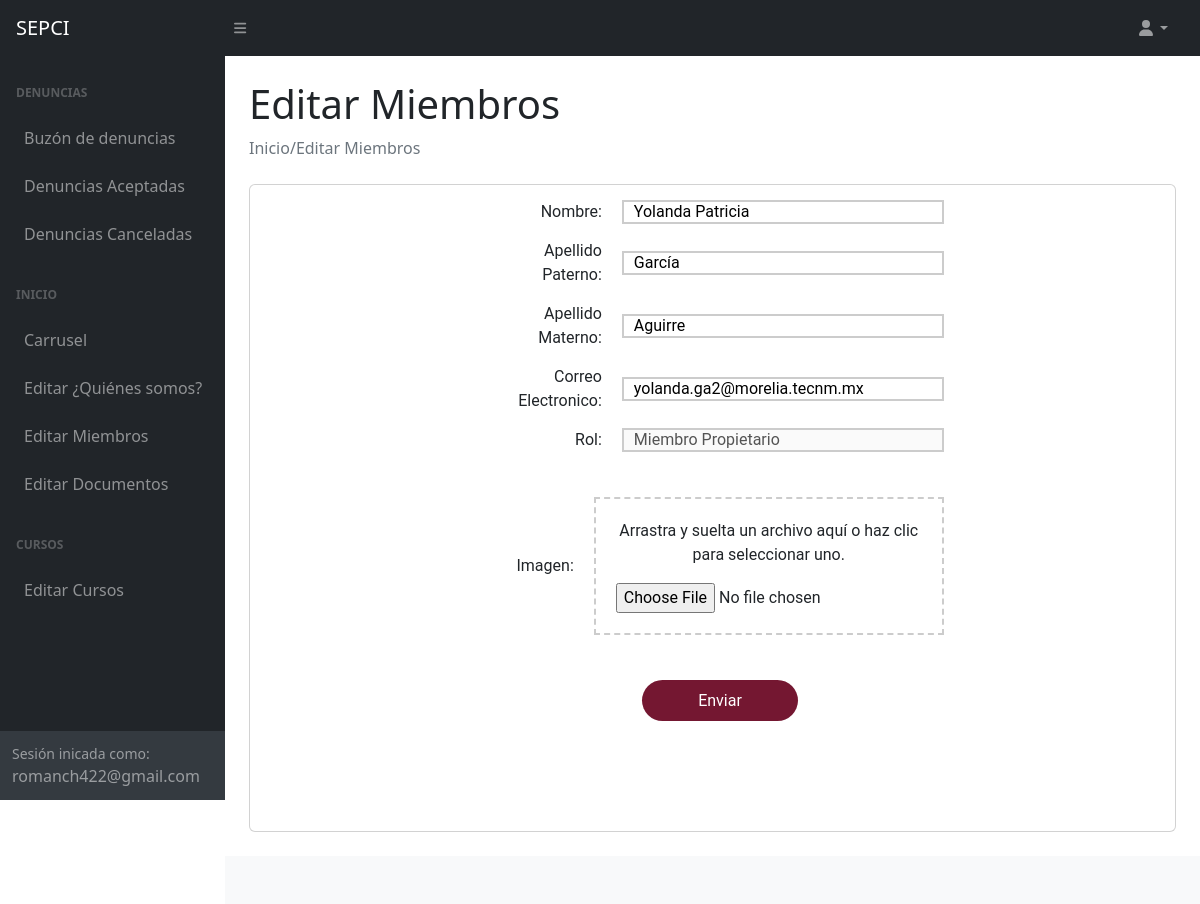
Screenshot of /Admin/Panel/EditarMienbros.php?id=8 (signed in) with the database file from the repository.
### tables this page shows
CREATE TABLE `members` (
  `id_members` int(11) NOT NULL,
  `names` varchar(80) NOT NULL,
  `middle_name` varchar(50) NOT NULL,
  `last_name` varchar(50) NOT NULL,
  `mail` varchar(50) NOT NULL,
  `rol` varchar(50) NOT NULL,
  `root_image` varchar(100) NOT NULL
);

### php/DBManager/open.php (called while the page is built, shortened)
<?php
    if(isset($_SESSION['name'])){
        return $sesion=true;
    }else{
        return $sesion=false;
    }
?>

### php/DBManager/DBManager.php (called while the page is built, shortened)
<?php
class DBManager
{
    private function open()
    {
        $link = mysqli_connect("127.0.0.1", "root", null, "sepci") or die('Error connecting to Data Base');
        return $link;
    }
    public function showEachMembers($id)
    {
        $link = $this->open();
        $sql = "SELECT names, middle_name, last_name, mail, rol, root_image FROM members WHERE id_members=?";
        $query = mysqli_prepare($link, $sql) or die("Error at login");
        $query->bind_param("s", $id);
        $query->execute();
        $result = mysqli_stmt_get_result($query);
        return $result;
    }
    }
?>

### php/DBManager/endPointEachMembers.php (called while the page is built)
<?php
class member{
    public function showMember($id){
        require_once 'DBManager.php';
        $db = new DBMAnager();
        $data = $db->showEachMembers($id);
        return $data;
    }
}
?>

### Admin/Panel/EditarMienbros.php (the view, shortened to what this page needs)
<?php
include("../../php/DBManager/open.php");
if ($sesion) {
    ?>
<!DOCTYPE html>
<html lang="es">
<head>
    <link href="https://cdn.jsdelivr.net/npm/simple-datatables@7.1.2/dist/style.min.css" rel="stylesheet" />
    <link href="css/styles.css" rel="stylesheet" />
    <link rel="stylesheet" href="css/EditMienbros.css" />
</head>
<body class="sb-nav-fixed">
    <nav class="sb-topnav navbar navbar-expand navbar-dark bg-dark">
        <a class="navbar-brand ps-3" href="index.html">SEPCI</a>
        <button class="btn btn-link btn-sm order-1 order-lg-0 me-4 me-lg-0" id="sidebarToggle" href="#!"><i
                class="fas fa-bars"></i></button>
        <ul class="navbar-nav ms-auto ms-md-8 me-3 me-lg-4">
            <li class="nav-item dropdown">
                <a class="nav-link dropdown-toggle" id="navbarDropdown" href="#" role="button" data-bs-toggle="dropdown"
                    aria-expanded="false"><i class="fas fa-user fa-fw"></i></a>
            </li>
        </ul>
    </nav>
    <div id="layoutSidenav">
        <div id="layoutSidenav_nav">
            <nav class="sb-sidenav accordion sb-sidenav-dark" id="sidenavAccordion">
                <div class="sb-sidenav-menu">
                    <div class="nav">
                        <div class="sb-sidenav-menu-heading">Denuncias</div>
                        <a class="nav-link" href="index.php">
                            Buzón de denuncias
                        </a>
                        <a class="nav-link" href="complaintAcept.php">
                            Denuncias Aceptadas
                        </a>
                        <a class="nav-link" href="complaintCancel.php">
                            Denuncias Canceladas
                        </a>
                        <div class="sb-sidenav-menu-heading">Inicio</div>
                        <a class="nav-link" href="SliderCRUD.php">
                            Carrusel
                        </a>
                        <a class="nav-link" href="QuienesSomos.php">
                            Editar ¿Quiénes somos?
                        </a>
                        <a class="nav-link" href="Miembros.php">
                            Editar Miembros
                        </a>
                        <a class="nav-link" href="EditarDocumentos.php">
                            Editar Documentos
                        </a>
                        <div class="sb-sidenav-menu-heading">Cursos</div>
                        <a class="nav-link" href="charts.html">
                            Editar Cursos
                        </a>
                    </div>
                </div>
                <div class="sb-sidenav-footer">
                    <div class="small">Sesión inicada como:</div>
                    <?php echo $_SESSION['name']; ?>
                </div>
            </nav>
        </div>
        <div id="layoutSidenav_content">
            <main>
                <div class="container-fluid px-4">
                    <h1 class="mt-4">Editar Miembros</h1>
                    <ol class="breadcrumb mb-4">
                        <li class="breadcrumb-item active">Inicio/Editar Miembros</li>
                    </ol>
                    <div class="card mb-4">
                        <section class="seccion">
                            <?php
                                include_once '../../php/DBManager/endPointEachMembers.php';
                                $obj = new member();
                                $data = $obj->showMember($_REQUEST['id']);
                                $row = $data->fetch_row();
                                ?>
                            <form method="POST" enctype="multipart/form-data" role="form"
                                action="../../php/DBManager/actionEditMembers.php?id=<?php echo $_REQUEST['id'] ?>">
                                <div class="contenedor">
                                    <div class="conten_input">
                                        <div class="columna">
                                            <label for="name">Nombre: </label>
                                            <input type="text" class="input" name="name" id="celdaTexto"
                                                value="<?php echo $row[0]; ?>" />
                                        </div>
                                        <div class="columna">
                                            <label for="phone">Apellido Paterno: </label>
                                            <input type="text" class="input" name="middle"
                                                value="<?php echo $row[1]; ?>" />
                                        </div>
                                        <div class="columna">
                                            <label for="name_Denounced">Apellido Materno: </label>
                                            <input type="text" class="input" name="last"
                                                value="<?php echo $row[2]; ?>" />
                                        </div>
                                        <div class="columna">
                                            <label for="email">Correo Electronico: </label>
                                            <input type="text" class="input" name="mail" id="celdaTexto2"
                                                value="<?php echo $row[3]; ?>" />
                                        </div>
                                        <div class="columna">
                                            <label for="email">Rol: </label>
                                            <input type="text" class="input" name="rol" disabled="disabled"
                                                id="celdaTexto2" value="<?php echo $row[4]; ?>" />
                                        </div>
                                        <div class="columna">
                                            <label for="imagen">Imagen: </label>
                                            <div class="archivos">
                                                <div id="dropzone">
                                                    <p>
                                                        Arrastra y suelta un archivo aquí o haz clic para seleccionar
                                                        uno.
                                                    </p>
                                                    <input type="file" id="archivo" name="imagen"
                                                        accept="image/png, image/jpg, image/jpeg" />
                                                </div>
                                            </div>
                                        </div>
                                        <div class="columna">
                                            <button type="submit" class="btn_send">Enviar</button>
                                        </div>
                                    </div>
                                </div>
                            </form>
                    </div>
                </div>
            </main>
            <footer class="py-4 bg-light mt-auto">
            </footer>
        </div>
    </div>
</body>
</html>
<?php
} else {
    header('Location: ../login.php');
}
?>

### Admin/Panel/css/EditMienbros.css (style rules this page uses)
.contenedor { display: flex; justify-content: center; font-family: "Roboto", sans-serif; }
.conten_input { width: 50%; }
.columna { margin: 15px 0 0 15px; margin-bottom: 10px; display: flex; align-items: center; justify-content: space-around; }
.columna label { width: 30%; text-align: end; margin-right: 20px; }
.columna .input { width: 90%; height: 10px; padding: 10px; border: 2px solid #ccc; }
.btn_send { background-color: #741731; color: white; width: 156px; height: 41px; border: none; border-radius: 21px; margin-bottom: 100px; }
#dropzone { border: 2px dashed #ccc; padding: 20px; text-align: center; font-size: 16px; width: 100%; }
.archivos { width: 100%; display: flex; flex-direction: column; margin-bottom: 30px; margin-top: 30px; }

### rows the page displays
members: name "Yolanda Patricia", middle "García", last "Aguirre", mail "yolanda.ga2@morelia.tecnm.mx", rol "Miembro Propietario"

### other values shown
$_SESSION['name'] "romanch422@gmail.com"
